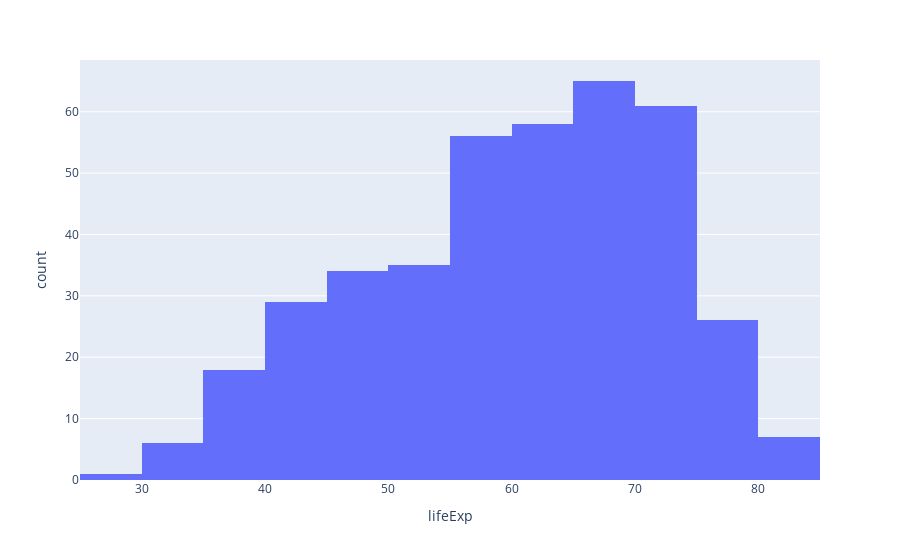

Here is the notebook cell this chart was saved with:
### Code cell
#1)
data_asia = df[df.continent == 'Asia']

fig = px.histogram(df, x="lifeExp")

fig.show()

### Figure 1 — Plotly figure (JSON) as saved in the notebook; plotly's stock layout.template omitted (floating-point values rounded to 4 significant figures; data arrays with more than 128 entries replaced by an {"elided": "..."} marker saying what was removed)
{"data": [{"alignmentgroup": "True", "bingroup": "x", "hovertemplate": "lifeExp=%{x}<br>count=%{y}<extra></extra>", "legendgroup": "", "marker": {"color": "#636efa", "pattern": {"shape": ""}}, "name": "", "offsetgroup": "", "orientation": "v", "showlegend": false, "type": "histogram", "x": {"elided": "396 float values"}, "xaxis": "x", "yaxis": "y"}], "layout": {"barmode": "relative", "legend": {"tracegroupgap": 0}, "margin": {"t": 60}, "xaxis": {"anchor": "y", "domain": [0, 1], "title": {"text": "lifeExp"}}, "yaxis": {"anchor": "x", "domain": [0, 1], "title": {"text": "count"}}}}
